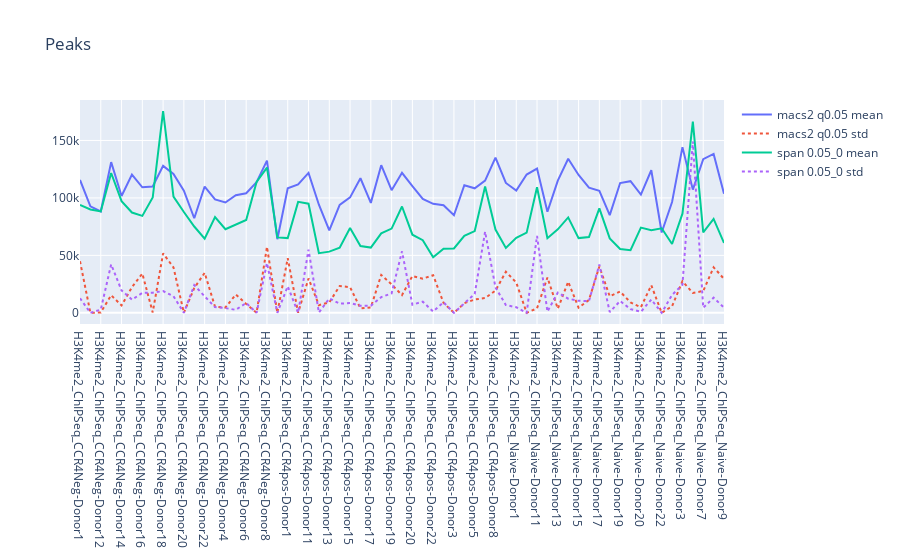

Source (notebook cell):
### Code cell
fig = go.Figure(layout=go.Layout(title=go.layout.Title(text="Peaks")))
for l in sorted(set(dfa_mean['level'])):
    fig.add_trace(go.Scatter(x=dfa_mean.loc[dfa_mean['level']==l]['name'], 
                             y=dfa_mean.loc[dfa_mean['level']==l]['peaks'], 
                             name=f"{l} mean", line_shape='linear'))
    fig.add_trace(go.Scatter(x=dfa_std.loc[dfa_std['level']==l]['name'], 
                             y=dfa_std.loc[dfa_std['level']==l]['peaks'], 
                             name=f"{l} std", line_shape='linear', 
                             line=dict(dash='dot')))
fig.show()

### Figure 1 — Plotly figure (JSON) as saved in the notebook; plotly's stock layout.template omitted (floating-point values rounded to 4 significant figures)
{"data": [{"line": {"shape": "linear"}, "name": "macs2 q0.05 mean", "type": "scatter", "x": ["H3K4me2_ChIPSeq_CCR4Neg-Donor1", "H3K4me2_ChIPSeq_CCR4Neg-Donor11", "H3K4me2_ChIPSeq_CCR4Neg-Donor12", "H3K4me2_ChIPSeq_CCR4Neg-Donor13", "H3K4me2_ChIPSeq_CCR4Neg-Donor14", "H3K4me2_ChIPSeq_CCR4Neg-Donor15", "H3K4me2_ChIPSeq_CCR4Neg-Donor16", "H3K4me2_ChIPSeq_CCR4Neg-Donor17", "H3K4me2_ChIPSeq_CCR4Neg-Donor18", "H3K4me2_ChIPSeq_CCR4Neg-Donor19", "H3K4me2_ChIPSeq_CCR4Neg-Donor20", "H3K4me2_ChIPSeq_CCR4Neg-Donor21", "H3K4me2_ChIPSeq_CCR4Neg-Donor22", "H3K4me2_ChIPSeq_CCR4Neg-Donor23", "H3K4me2_ChIPSeq_CCR4Neg-Donor4", "H3K4me2_ChIPSeq_CCR4Neg-Donor5", "H3K4me2_ChIPSeq_CCR4Neg-Donor6", "H3K4me2_ChIPSeq_CCR4Neg-Donor7", "H3K4me2_ChIPSeq_CCR4Neg-Donor8", "H3K4me2_ChIPSeq_CCR4Neg-Donor9", "H3K4me2_ChIPSeq_CCR4pos-Donor1", "H3K4me2_ChIPSeq_CCR4pos-Donor10", "H3K4me2_ChIPSeq_CCR4pos-Donor11", "H3K4me2_ChIPSeq_CCR4pos-Donor12", "H3K4me2_ChIPSeq_CCR4pos-Donor13", "H3K4me2_ChIPSeq_CCR4pos-Donor14", "H3K4me2_ChIPSeq_CCR4pos-Donor15", "H3K4me2_ChIPSeq_CCR4pos-Donor16", "H3K4me2_ChIPSeq_CCR4pos-Donor17", "H3K4me2_ChIPSeq_CCR4pos-Donor18", "H3K4me2_ChIPSeq_CCR4pos-Donor19", "H3K4me2_ChIPSeq_CCR4pos-Donor2", "H3K4me2_ChIPSeq_CCR4pos-Donor20", "H3K4me2_ChIPSeq_CCR4pos-Donor21", "H3K4me2_ChIPSeq_CCR4pos-Donor22", "H3K4me2_ChIPSeq_CCR4pos-Donor23", "H3K4me2_ChIPSeq_CCR4pos-Donor3", "H3K4me2_ChIPSeq_CCR4pos-Donor4", "H3K4me2_ChIPSeq_CCR4pos-Donor5", "H3K4me2_ChIPSeq_CCR4pos-Donor7", "H3K4me2_ChIPSeq_CCR4pos-Donor8", "H3K4me2_ChIPSeq_CCR4pos-Donor9", "H3K4me2_ChIPSeq_Naive-Donor1", "H3K4me2_ChIPSeq_Naive-Donor10", "H3K4me2_ChIPSeq_Naive-Donor11", "H3K4me2_ChIPSeq_Naive-Donor12", "H3K4me2_ChIPSeq_Naive-Donor13", "H3K4me2_ChIPSeq_Naive-Donor14", "H3K4me2_ChIPSeq_Naive-Donor15", "H3K4me2_ChIPSeq_Naive-Donor16", "H3K4me2_ChIPSeq_Naive-Donor17", "H3K4me2_ChIPSeq_Naive-Donor18", "H3K4me2_ChIPSeq_Naive-Donor19", "H3K4me2_ChIPSeq_Naive-Donor2", "H3K4me2_ChIPSeq_Naive-Donor20", "H3K4me2_ChIPSeq_Naive-Donor21", "H3K4me2_ChIPSeq_Naive-Donor22", "H3K4me2_ChIPSeq_Naive-Donor23", "H3K4me2_ChIPSeq_Naive-Donor3", "H3K4me2_ChIPSeq_Naive-Donor5", "H3K4me2_ChIPSeq_Naive-Donor7", "H3K4me2_ChIPSeq_Naive-Donor8", "H3K4me2_ChIPSeq_Naive-Donor9"], "y": [115628, 92678, 88190.0, 131200.0, 101642, 120372, 109268, 109916, 127900.0, 120800.0, 106299, 82292, 109900.0, 98679, 96001, 102387, 104044, 113690, 132500.0, 64068, 108331, 111743, 121796, 94090.0, 71710.0, 93958, 100500.0, 117112, 95700.0, 128500.0, 106689, 121865, 110200.0, 99150.0, 94883, 93596, 84952, 111065, 108358, 115008, 135131, 113000.0, 106300.0, 120354, 125518, 88007, 115000.0, 134047, 120004, 109000.0, 106117, 85073, 113000.0, 114551, 102874, 124100.0, 69896, 96490.0, 144211, 107222, 133729, 138250, 103600.0]}, {"line": {"dash": "dot", "shape": "linear"}, "name": "macs2 q0.05 std", "type": "scatter", "x": ["H3K4me2_ChIPSeq_CCR4Neg-Donor1", "H3K4me2_ChIPSeq_CCR4Neg-Donor11", "H3K4me2_ChIPSeq_CCR4Neg-Donor12", "H3K4me2_ChIPSeq_CCR4Neg-Donor13", "H3K4me2_ChIPSeq_CCR4Neg-Donor14", "H3K4me2_ChIPSeq_CCR4Neg-Donor15", "H3K4me2_ChIPSeq_CCR4Neg-Donor16", "H3K4me2_ChIPSeq_CCR4Neg-Donor17", "H3K4me2_ChIPSeq_CCR4Neg-Donor18", "H3K4me2_ChIPSeq_CCR4Neg-Donor19", "H3K4me2_ChIPSeq_CCR4Neg-Donor20", "H3K4me2_ChIPSeq_CCR4Neg-Donor21", "H3K4me2_ChIPSeq_CCR4Neg-Donor22", "H3K4me2_ChIPSeq_CCR4Neg-Donor23", "H3K4me2_ChIPSeq_CCR4Neg-Donor4", "H3K4me2_ChIPSeq_CCR4Neg-Donor5", "H3K4me2_ChIPSeq_CCR4Neg-Donor6", "H3K4me2_ChIPSeq_CCR4Neg-Donor7", "H3K4me2_ChIPSeq_CCR4Neg-Donor8", "H3K4me2_ChIPSeq_CCR4Neg-Donor9", "H3K4me2_ChIPSeq_CCR4pos-Donor1", "H3K4me2_ChIPSeq_CCR4pos-Donor10", "H3K4me2_ChIPSeq_CCR4pos-Donor11", "H3K4me2_ChIPSeq_CCR4pos-Donor12", "H3K4me2_ChIPSeq_CCR4pos-Donor13", "H3K4me2_ChIPSeq_CCR4pos-Donor14", "H3K4me2_ChIPSeq_CCR4pos-Donor15", "H3K4me2_ChIPSeq_CCR4pos-Donor16", "H3K4me2_ChIPSeq_CCR4pos-Donor17", "H3K4me2_ChIPSeq_CCR4pos-Donor18", "H3K4me2_ChIPSeq_CCR4pos-Donor19", "H3K4me2_ChIPSeq_CCR4pos-Donor2", "H3K4me2_ChIPSeq_CCR4pos-Donor20", "H3K4me2_ChIPSeq_CCR4pos-Donor21", "H3K4me2_ChIPSeq_CCR4pos-Donor22", "H3K4me2_ChIPSeq_CCR4pos-Donor23", "H3K4me2_ChIPSeq_CCR4pos-Donor3", "H3K4me2_ChIPSeq_CCR4pos-Donor4", "H3K4me2_ChIPSeq_CCR4pos-Donor5", "H3K4me2_ChIPSeq_CCR4pos-Donor7", "H3K4me2_ChIPSeq_CCR4pos-Donor8", "H3K4me2_ChIPSeq_CCR4pos-Donor9", "H3K4me2_ChIPSeq_Naive-Donor1", "H3K4me2_ChIPSeq_Naive-Donor10", "H3K4me2_ChIPSeq_Naive-Donor11", "H3K4me2_ChIPSeq_Naive-Donor12", "H3K4me2_ChIPSeq_Naive-Donor13", "H3K4me2_ChIPSeq_Naive-Donor14", "H3K4me2_ChIPSeq_Naive-Donor15", "H3K4me2_ChIPSeq_Naive-Donor16", "H3K4me2_ChIPSeq_Naive-Donor17", "H3K4me2_ChIPSeq_Naive-Donor18", "H3K4me2_ChIPSeq_Naive-Donor19", "H3K4me2_ChIPSeq_Naive-Donor2", "H3K4me2_ChIPSeq_Naive-Donor20", "H3K4me2_ChIPSeq_Naive-Donor21", "H3K4me2_ChIPSeq_Naive-Donor22", "H3K4me2_ChIPSeq_Naive-Donor23", "H3K4me2_ChIPSeq_Naive-Donor3", "H3K4me2_ChIPSeq_Naive-Donor5", "H3K4me2_ChIPSeq_Naive-Donor7", "H3K4me2_ChIPSeq_Naive-Donor8", "H3K4me2_ChIPSeq_Naive-Donor9"], "y": [44850.0, 0, 311.8, 15330.0, 6375.0, 22290.0, 34160.0, 349.3, 51660.0, 39530.0, 0, 21550.0, 34780.0, 5289.0, 4626.0, 15900.0, 7710.0, 0, 57480.0, 0, 47540.0, 0, 29880.0, 6633.0, 9045.0, 23300.0, 22300.0, 3837.0, 4692.0, 32950.0, 24690.0, 15410.0, 32050.0, 29760.0, 32700.0, 8611.0, 0, 8342.0, 11580.0, 12830.0, 19360.0, 35750.0, 26330.0, 0, 3886.0, 30770.0, 3550.0, 27050.0, 4466.0, 11210.0, 40290.0, 14340.0, 18500.0, 9050.0, 4872.0, 23920.0, 0, 5665.0, 27530.0, 17320.0, 18980.0, 39670.0, 29470.0]}, {"line": {"shape": "linear"}, "name": "span 0.05_0 mean", "type": "scatter", "x": ["H3K4me2_ChIPSeq_CCR4Neg-Donor1", "H3K4me2_ChIPSeq_CCR4Neg-Donor11", "H3K4me2_ChIPSeq_CCR4Neg-Donor12", "H3K4me2_ChIPSeq_CCR4Neg-Donor13", "H3K4me2_ChIPSeq_CCR4Neg-Donor14", "H3K4me2_ChIPSeq_CCR4Neg-Donor15", "H3K4me2_ChIPSeq_CCR4Neg-Donor16", "H3K4me2_ChIPSeq_CCR4Neg-Donor17", "H3K4me2_ChIPSeq_CCR4Neg-Donor18", "H3K4me2_ChIPSeq_CCR4Neg-Donor19", "H3K4me2_ChIPSeq_CCR4Neg-Donor20", "H3K4me2_ChIPSeq_CCR4Neg-Donor21", "H3K4me2_ChIPSeq_CCR4Neg-Donor22", "H3K4me2_ChIPSeq_CCR4Neg-Donor23", "H3K4me2_ChIPSeq_CCR4Neg-Donor4", "H3K4me2_ChIPSeq_CCR4Neg-Donor5", "H3K4me2_ChIPSeq_CCR4Neg-Donor6", "H3K4me2_ChIPSeq_CCR4Neg-Donor7", "H3K4me2_ChIPSeq_CCR4Neg-Donor8", "H3K4me2_ChIPSeq_CCR4Neg-Donor9", "H3K4me2_ChIPSeq_CCR4pos-Donor1", "H3K4me2_ChIPSeq_CCR4pos-Donor10", "H3K4me2_ChIPSeq_CCR4pos-Donor11", "H3K4me2_ChIPSeq_CCR4pos-Donor12", "H3K4me2_ChIPSeq_CCR4pos-Donor13", "H3K4me2_ChIPSeq_CCR4pos-Donor14", "H3K4me2_ChIPSeq_CCR4pos-Donor15", "H3K4me2_ChIPSeq_CCR4pos-Donor16", "H3K4me2_ChIPSeq_CCR4pos-Donor17", "H3K4me2_ChIPSeq_CCR4pos-Donor18", "H3K4me2_ChIPSeq_CCR4pos-Donor19", "H3K4me2_ChIPSeq_CCR4pos-Donor2", "H3K4me2_ChIPSeq_CCR4pos-Donor20", "H3K4me2_ChIPSeq_CCR4pos-Donor21", "H3K4me2_ChIPSeq_CCR4pos-Donor22", "H3K4me2_ChIPSeq_CCR4pos-Donor23", "H3K4me2_ChIPSeq_CCR4pos-Donor3", "H3K4me2_ChIPSeq_CCR4pos-Donor4", "H3K4me2_ChIPSeq_CCR4pos-Donor5", "H3K4me2_ChIPSeq_CCR4pos-Donor7", "H3K4me2_ChIPSeq_CCR4pos-Donor8", "H3K4me2_ChIPSeq_CCR4pos-Donor9", "H3K4me2_ChIPSeq_Naive-Donor1", "H3K4me2_ChIPSeq_Naive-Donor10", "H3K4me2_ChIPSeq_Naive-Donor11", "H3K4me2_ChIPSeq_Naive-Donor12", "H3K4me2_ChIPSeq_Naive-Donor13", "H3K4me2_ChIPSeq_Naive-Donor14", "H3K4me2_ChIPSeq_Naive-Donor15", "H3K4me2_ChIPSeq_Naive-Donor16", "H3K4me2_ChIPSeq_Naive-Donor17", "H3K4me2_ChIPSeq_Naive-Donor18", "H3K4me2_ChIPSeq_Naive-Donor19", "H3K4me2_ChIPSeq_Naive-Donor2", "H3K4me2_ChIPSeq_Naive-Donor20", "H3K4me2_ChIPSeq_Naive-Donor21", "H3K4me2_ChIPSeq_Naive-Donor22", "H3K4me2_ChIPSeq_Naive-Donor23", "H3K4me2_ChIPSeq_Naive-Donor3", "H3K4me2_ChIPSeq_Naive-Donor5", "H3K4me2_ChIPSeq_Naive-Donor7", "H3K4me2_ChIPSeq_Naive-Donor8", "H3K4me2_ChIPSeq_Naive-Donor9"], "y": [93810.0, 89984, 88220.0, 121704, 97122, 87300.0, 84360.0, 100320, 175500.0, 101200.0, 87723, 75110.0, 64608, 83260.0, 72730.0, 76560.0, 80836, 113919, 126356, 65609, 65008, 96555, 94960.0, 51870.0, 53258, 56644, 73741, 58070, 56780, 69210.0, 73300.0, 92547, 67998, 63173, 48300.0, 55710, 56010, 66973, 71120.0, 109950, 72427, 56451, 65310.0, 69815, 109400.0, 64973, 72689, 83029, 65040.0, 65930.0, 90960.0, 64747, 55590.0, 54470.0, 74170.0, 71860.0, 73572, 59870.0, 86300.0, 166365, 70066, 81734, 60790.0]}, {"line": {"dash": "dot", "shape": "linear"}, "name": "span 0.05_0 std", "type": "scatter", "x": ["H3K4me2_ChIPSeq_CCR4Neg-Donor1", "H3K4me2_ChIPSeq_CCR4Neg-Donor11", "H3K4me2_ChIPSeq_CCR4Neg-Donor12", "H3K4me2_ChIPSeq_CCR4Neg-Donor13", "H3K4me2_ChIPSeq_CCR4Neg-Donor14", "H3K4me2_ChIPSeq_CCR4Neg-Donor15", "H3K4me2_ChIPSeq_CCR4Neg-Donor16", "H3K4me2_ChIPSeq_CCR4Neg-Donor17", "H3K4me2_ChIPSeq_CCR4Neg-Donor18", "H3K4me2_ChIPSeq_CCR4Neg-Donor19", "H3K4me2_ChIPSeq_CCR4Neg-Donor20", "H3K4me2_ChIPSeq_CCR4Neg-Donor21", "H3K4me2_ChIPSeq_CCR4Neg-Donor22", "H3K4me2_ChIPSeq_CCR4Neg-Donor23", "H3K4me2_ChIPSeq_CCR4Neg-Donor4", "H3K4me2_ChIPSeq_CCR4Neg-Donor5", "H3K4me2_ChIPSeq_CCR4Neg-Donor6", "H3K4me2_ChIPSeq_CCR4Neg-Donor7", "H3K4me2_ChIPSeq_CCR4Neg-Donor8", "H3K4me2_ChIPSeq_CCR4Neg-Donor9", "H3K4me2_ChIPSeq_CCR4pos-Donor1", "H3K4me2_ChIPSeq_CCR4pos-Donor10", "H3K4me2_ChIPSeq_CCR4pos-Donor11", "H3K4me2_ChIPSeq_CCR4pos-Donor12", "H3K4me2_ChIPSeq_CCR4pos-Donor13", "H3K4me2_ChIPSeq_CCR4pos-Donor14", "H3K4me2_ChIPSeq_CCR4pos-Donor15", "H3K4me2_ChIPSeq_CCR4pos-Donor16", "H3K4me2_ChIPSeq_CCR4pos-Donor17", "H3K4me2_ChIPSeq_CCR4pos-Donor18", "H3K4me2_ChIPSeq_CCR4pos-Donor19", "H3K4me2_ChIPSeq_CCR4pos-Donor2", "H3K4me2_ChIPSeq_CCR4pos-Donor20", "H3K4me2_ChIPSeq_CCR4pos-Donor21", "H3K4me2_ChIPSeq_CCR4pos-Donor22", "H3K4me2_ChIPSeq_CCR4pos-Donor23", "H3K4me2_ChIPSeq_CCR4pos-Donor3", "H3K4me2_ChIPSeq_CCR4pos-Donor4", "H3K4me2_ChIPSeq_CCR4pos-Donor5", "H3K4me2_ChIPSeq_CCR4pos-Donor7", "H3K4me2_ChIPSeq_CCR4pos-Donor8", "H3K4me2_ChIPSeq_CCR4pos-Donor9", "H3K4me2_ChIPSeq_Naive-Donor1", "H3K4me2_ChIPSeq_Naive-Donor10", "H3K4me2_ChIPSeq_Naive-Donor11", "H3K4me2_ChIPSeq_Naive-Donor12", "H3K4me2_ChIPSeq_Naive-Donor13", "H3K4me2_ChIPSeq_Naive-Donor14", "H3K4me2_ChIPSeq_Naive-Donor15", "H3K4me2_ChIPSeq_Naive-Donor16", "H3K4me2_ChIPSeq_Naive-Donor17", "H3K4me2_ChIPSeq_Naive-Donor18", "H3K4me2_ChIPSeq_Naive-Donor19", "H3K4me2_ChIPSeq_Naive-Donor2", "H3K4me2_ChIPSeq_Naive-Donor20", "H3K4me2_ChIPSeq_Naive-Donor21", "H3K4me2_ChIPSeq_Naive-Donor22", "H3K4me2_ChIPSeq_Naive-Donor23", "H3K4me2_ChIPSeq_Naive-Donor3", "H3K4me2_ChIPSeq_Naive-Donor5", "H3K4me2_ChIPSeq_Naive-Donor7", "H3K4me2_ChIPSeq_Naive-Donor8", "H3K4me2_ChIPSeq_Naive-Donor9"], "y": [12650.0, 0, 2799.0, 42170.0, 19440.0, 11430.0, 17330.0, 17520.0, 18880.0, 14430.0, 0, 24080.0, 14340.0, 4914.0, 4101.0, 2575.0, 8552.0, 0, 43340.0, 0, 23010.0, 0, 55020.0, 224.2, 12520.0, 7969.0, 8498.0, 6116.0, 6224.0, 13650.0, 16910.0, 53480.0, 7068.0, 9668.0, 1081.0, 9132.0, 0, 8460.0, 16380.0, 70610.0, 22050.0, 6791.0, 4803.0, 0, 66870.0, 1018.0, 17650.0, 12290.0, 10420.0, 10240.0, 41980.0, 666.1, 10250.0, 3194.0, 881.8, 11530.0, 0, 15540.0, 24470.0, 149200.0, 4353.0, 13140.0, 4532.0]}], "layout": {"title": {"text": "Peaks"}}}
